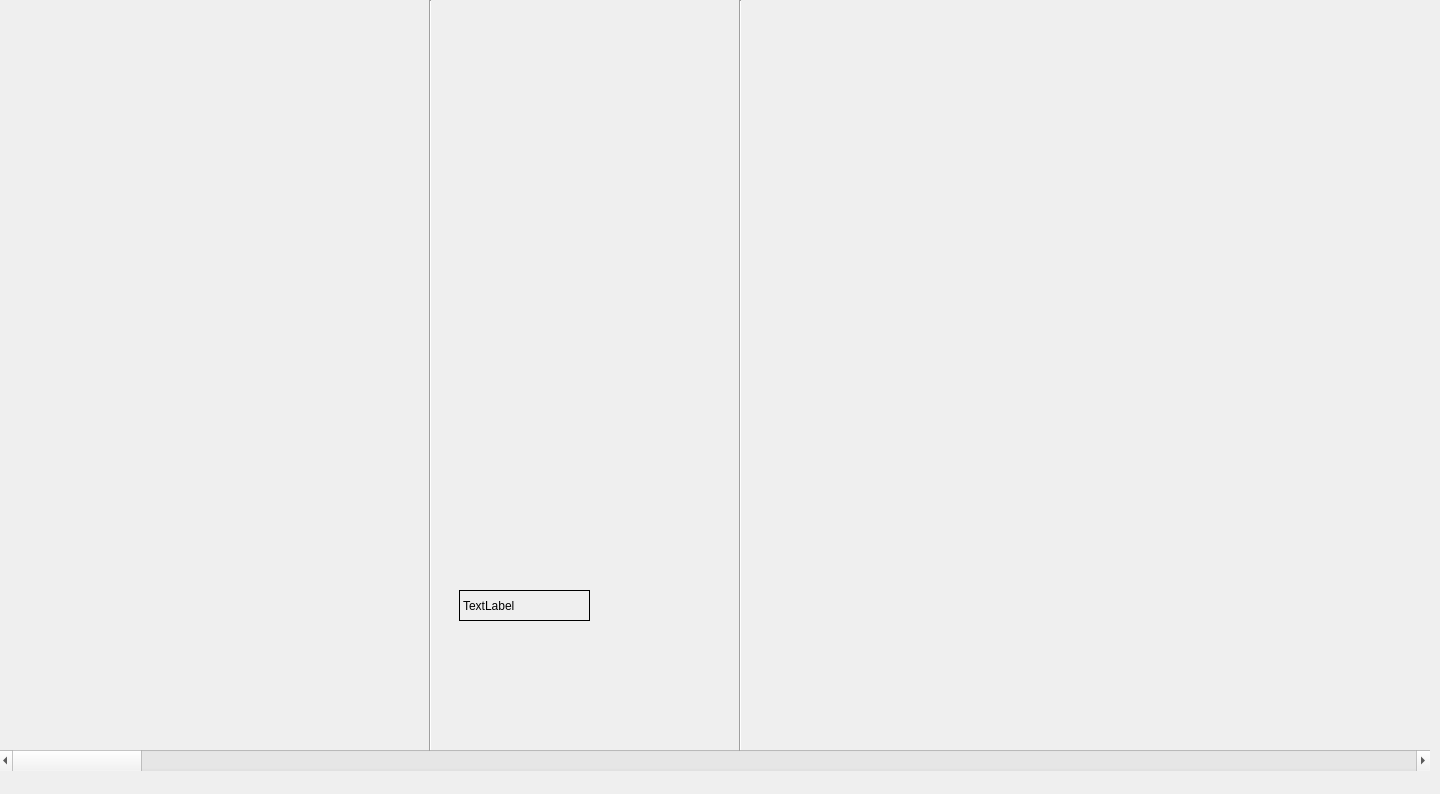
<?xml version="1.0" encoding="UTF-8"?>
<ui version="4.0">
 <class>Form</class>
 <widget class="QWidget" name="Form">
  <property name="geometry">
   <rect>
    <x>0</x>
    <y>0</y>
    <width>1440</width>
    <height>794</height>
   </rect>
  </property>
  <property name="windowTitle">
   <string>Form</string>
  </property>
  <widget class="QScrollBar" name="horizontalScrollBar">
   <property name="geometry">
    <rect>
     <x>-1</x>
     <y>750</y>
     <width>1431</width>
     <height>21</height>
    </rect>
   </property>
   <property name="orientation">
    <enum>Qt::Horizontal</enum>
   </property>
  </widget>
  <widget class="Line" name="line">
   <property name="geometry">
    <rect>
     <x>420</x>
     <y>0</y>
     <width>20</width>
     <height>751</height>
    </rect>
   </property>
   <property name="orientation">
    <enum>Qt::Vertical</enum>
   </property>
  </widget>
  <widget class="Line" name="line_2">
   <property name="geometry">
    <rect>
     <x>730</x>
     <y>0</y>
     <width>20</width>
     <height>751</height>
    </rect>
   </property>
   <property name="orientation">
    <enum>Qt::Vertical</enum>
   </property>
  </widget>
  <widget class="QLabel" name="label">
   <property name="geometry">
    <rect>
     <x>459</x>
     <y>590</y>
     <width>131</width>
     <height>31</height>
    </rect>
   </property>
   <property name="mouseTracking">
    <bool>false</bool>
   </property>
   <property name="frameShape">
    <enum>QFrame::Box</enum>
   </property>
   <property name="text">
    <string>TextLabel</string>
   </property>
  </widget>
 </widget>
 <resources/>
 <connections/>
</ui>
